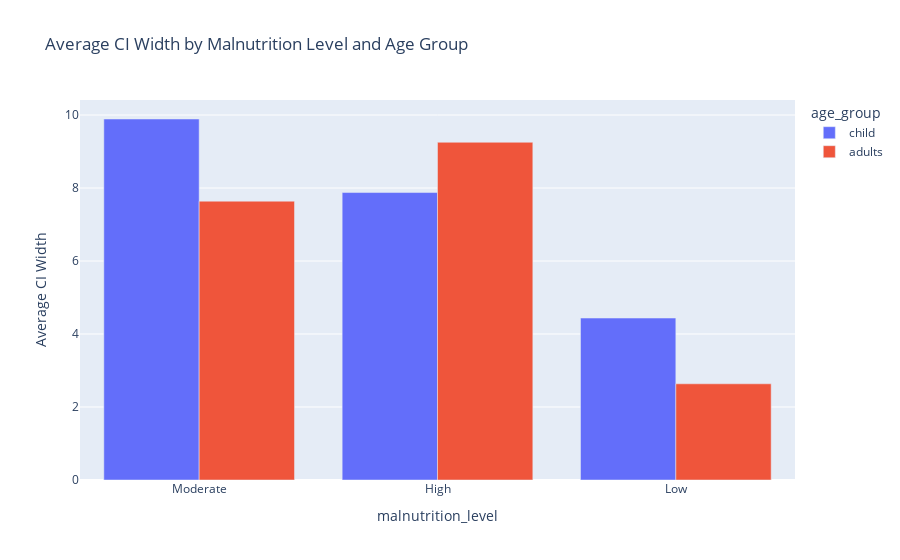

Source (notebook cell):
### Code cell
# Malnutrition level-wise (average CI_Width by age group)

qn5="""select age_group,malnutrition_level, avg(ci_width) as average_ci_width from malnutrition_table
group by age_group,malnutrition_level 
order by average_ci_width desc;"""

df_mal_qn5=pd.read_sql(qn5,engine)
df_mal_qn5


fig= px.bar(
    df_mal_qn5,x="malnutrition_level",
    y="average_ci_width",
    color="age_group",
    barmode="group",
    title="Average CI Width by Malnutrition Level and Age Group",
    labels={"average_ci_width": "Average CI Width"}
)
fig.show()

### Figure 1 — Plotly figure (JSON) as saved in the notebook; plotly's stock layout.template omitted (floating-point values rounded to 4 significant figures)
{"data": [{"alignmentgroup": "True", "hovertemplate": "age_group=child<br>malnutrition_level=%{x}<br>Average CI Width=%{y}<extra></extra>", "legendgroup": "child", "marker": {"color": "#636efa", "pattern": {"shape": ""}}, "name": "child", "offsetgroup": "child", "orientation": "v", "showlegend": true, "textposition": "auto", "type": "bar", "x": ["Moderate", "High", "Low"], "xaxis": "x", "y": [9.891, 7.876, 4.437], "yaxis": "y"}, {"alignmentgroup": "True", "hovertemplate": "age_group=adults<br>malnutrition_level=%{x}<br>Average CI Width=%{y}<extra></extra>", "legendgroup": "adults", "marker": {"color": "#EF553B", "pattern": {"shape": ""}}, "name": "adults", "offsetgroup": "adults", "orientation": "v", "showlegend": true, "textposition": "auto", "type": "bar", "x": ["High", "Moderate", "Low"], "xaxis": "x", "y": [9.253, 7.639, 2.636], "yaxis": "y"}], "layout": {"barmode": "group", "legend": {"title": {"text": "age_group"}, "tracegroupgap": 0}, "title": {"text": "Average CI Width by Malnutrition Level and Age Group"}, "xaxis": {"anchor": "y", "domain": [0, 1], "title": {"text": "malnutrition_level"}}, "yaxis": {"anchor": "x", "domain": [0, 1], "title": {"text": "Average CI Width"}}}}
